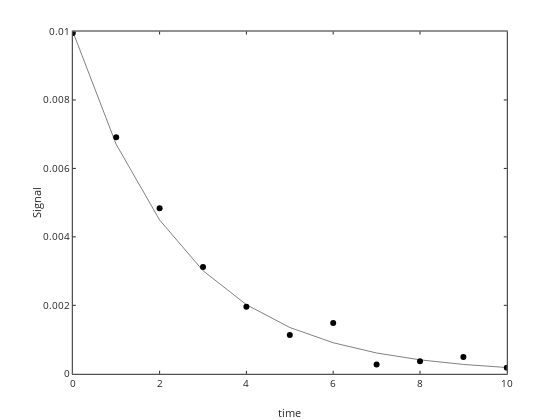

Notebook code cell kept with this figure:
### Markdown cell above
# Linear Regresion (reminder)

 - linear models have the form
 
 $$ y= \beta_1 X_1 + \beta_2 X_2 + ... + \beta_n X_n$$
 
 - it is linear in the parameters (not necessarily in $X$)  
 - X can be transformation of the independent variable ($x$).  We did an example of $x^2$, but could be $\sin(x)$ or $\log(x)$ or whatever.  ($X$ can't be a function of $x$ and $y$ though, the only variable term in the expression for each $X$ must be $x$)
 - nonlinear models are everthing else
 - let's do an example with the first order decay equation
 
 $$ N = N_0 e^{-kt} $$
 
  - let's assume an initial concentration of 0.01 M and a rate constant of 0.4 s$^{-1}$

### Code cell
%plot -s 600,600 -f 'svg'

% define the variables and constants
N0=0.01; k=0.4; t=0:1:10;

% define the function.  remember the anonymous function from Lecture 1?
firstorderdecay = @(t,N0,k) (N0.*exp(-k*t));

%calculate N as a function of time
N=firstorderdecay(t,N0,k); Nnoerror=N;

%plot it
plot(t,N,'ko')

%let's add some noise
err=0.02*max(N);
N=N+err*randn(1,length(N));

%plot with error
plot(t,N,'ko',t,Nnoerror,'k-')
xlabel('time'); ylabel('Signal')

### Figure 1 — Plotly figure (JSON) as saved in the notebook; plotly's stock layout.template omitted (floating-point values rounded to 4 significant figures)
{"data": [{"line": {"color": "rgb(0, 0, 0)", "width": 0.5}, "marker": {"color": "rgb(0, 0, 0)", "line": {"color": "rgb(0, 0, 0)"}, "size": 6, "symbol": "circle"}, "mode": "markers", "name": "", "showlegend": false, "type": "scatter", "visibility": true, "x": [0, 1, 2, 3, 4, 5, 6, 7, 8, 9, 10], "xaxis": "x", "y": [0.009959, 0.006908, 0.004836, 0.003123, 0.001956, 0.001137, 0.001481, 0.0002696, 0.0003697, 0.0004912, 0.0001773], "yaxis": "y"}, {"line": {"color": "rgb(0, 0, 0)", "dash": "solid", "width": 0.5}, "marker": {"color": "rgb(0, 0, 0)", "line": {"color": "rgb(0, 0, 0)"}, "size": 6, "symbol": "none"}, "mode": "lines", "name": "", "showlegend": false, "type": "scatter", "visibility": true, "x": [0, 1, 2, 3, 4, 5, 6, 7, 8, 9, 10], "xaxis": "x", "y": [0.01, 0.006703, 0.004493, 0.003012, 0.002019, 0.001353, 0.0009072, 0.0006081, 0.0004076, 0.0002732, 0.0001832], "yaxis": "y"}], "layout": {"height": 420, "hovermode": "closest", "margin": {"b": 0, "l": 0, "r": 0, "t": 0}, "plot_bgcolor": "rgba(0, 0, 0, 0)", "showlegend": false, "width": 560, "xaxis": {"anchor": "y", "autorange": false, "domain": [0.13, 0.905], "exponentformat": "none", "gridcolor": "rgba(38,38,38,0.15)", "gridwidth": 1, "linecolor": "rgb(38,38,38)", "linewidth": 1, "mirror": "ticks", "range": [0, 10], "showgrid": false, "showline": true, "side": "bottom", "spikedash": "solid", "spikemode": "across", "spikesides": false, "spikethickness": 1, "tickangle": 0, "tickcolor": "rgb(38,38,38)", "tickfont": {"color": "rgb(38,38,38)", "size": 10}, "ticklen": 3, "ticks": "inside", "ticktext": ["0", "2", "4", "6", "8", "10"], "tickvals": [0, 2, 4, 6, 8, 10], "title": {"font": {"color": "rgb(38,38,38)", "size": 11}, "text": "time"}, "type": "linear", "visible": true, "zeroline": false}, "yaxis": {"anchor": "x", "autorange": false, "domain": [0.11, 0.925], "exponentformat": "none", "gridcolor": "rgba(38,38,38,0.15)", "gridwidth": 1, "linecolor": "rgb(38,38,38)", "linewidth": 1, "mirror": "ticks", "range": [0, 0.01], "showgrid": false, "showline": true, "side": "left", "spikedash": "solid", "spikemode": "across", "spikesides": false, "spikethickness": 1, "tickangle": 0, "tickcolor": "rgb(38,38,38)", "tickfont": {"color": "rgb(38,38,38)", "size": 10}, "ticklen": 3, "ticks": "inside", "ticktext": ["0", "0.002", "0.004", "0.006", "0.008", "0.01"], "tickvals": [0, 0.002, 0.004, 0.006, 0.008, 0.01], "title": {"font": {"color": "rgb(38,38,38)", "size": 11}, "text": "Signal"}, "type": "linear", "visible": true, "zeroline": false}}}
